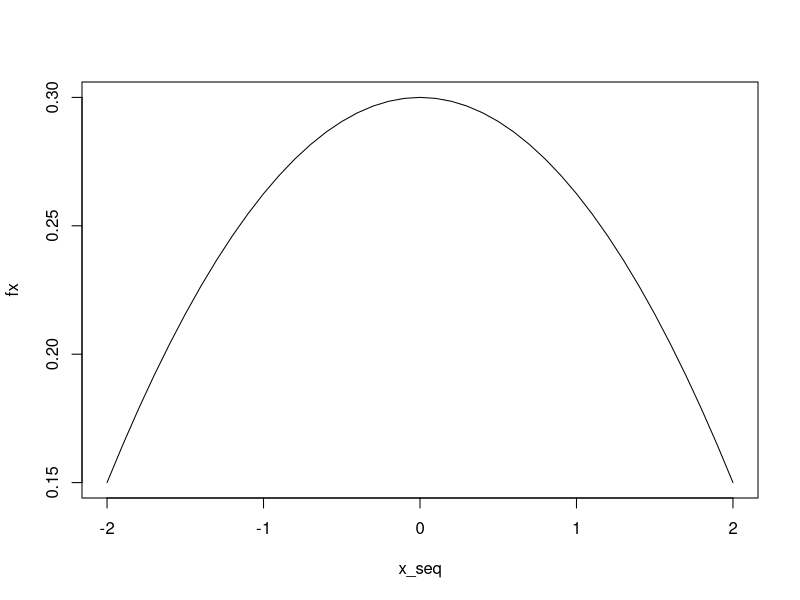
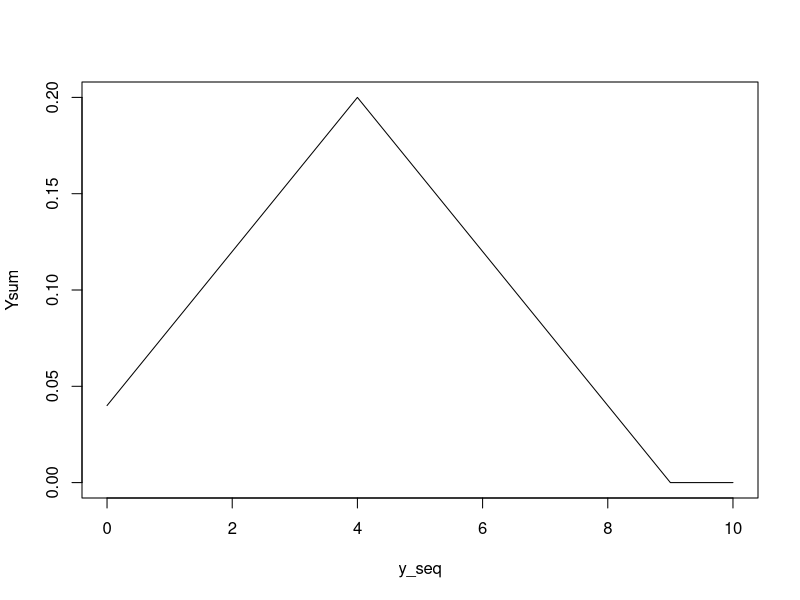

The R script that drew these images, in order:
## ---- chunk 1
knitr::opts_chunk$set(echo = TRUE)
## ---- chunk 2
x_seq = seq(-2, 2, by = 0.1)
fx = 0.075*(4-0.5*x_seq^2)
plot(x_seq, fx, type = 'l')
## ---- chunk 3
y_seq <- seq(0, 10, by = 1)
ylength <- length(y_seq)
yz <- 1:ylength
Ysum <- y_seq
for (y in yz){
  for(j in 1:y){
  if ((y >= 0) && (y < 5 )){
    Ysum[y] = (1/25)*(y)
  }
  else if((y >= 5) && (y < 10)){
    Ysum[y] = (2/5)-((1/25)*(y))
  }
  else{
    Ysum[y] = 0
  }
  }
}
plot(y_seq,Ysum, type = "l")
